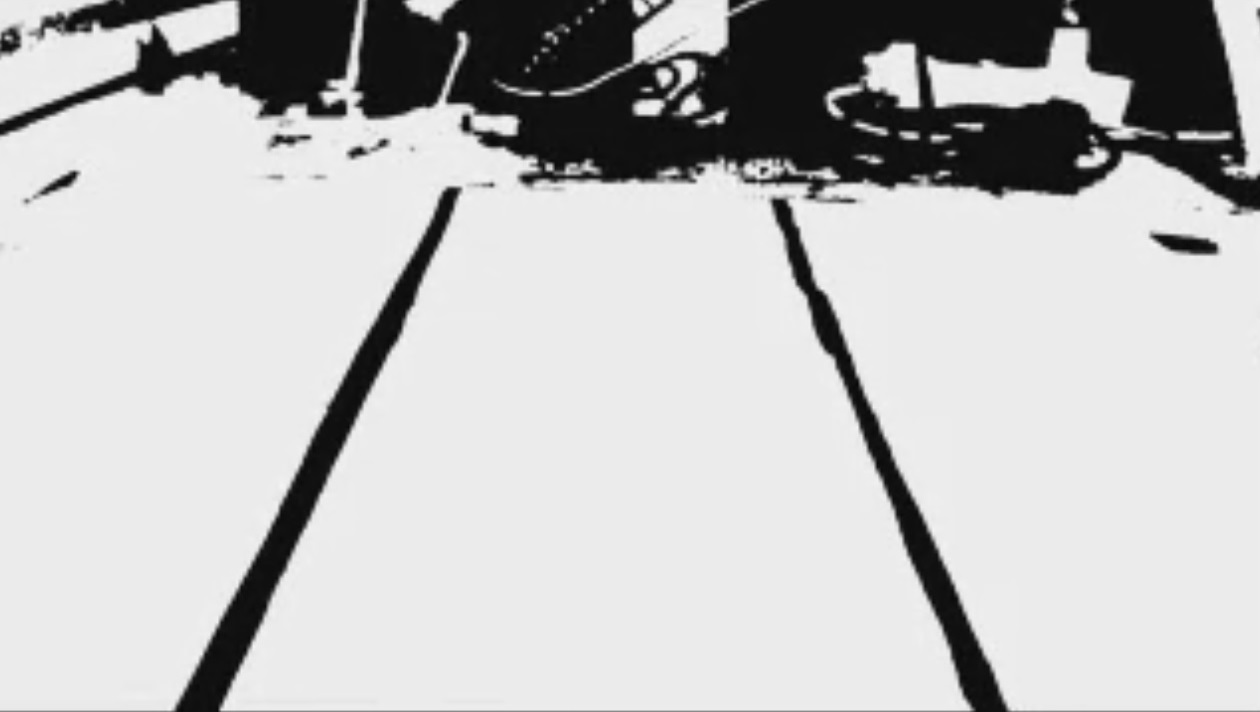
#> input picture pc/bb.jpg, 1260 x 712 px
$ python mainNew.py
#> lines starting #> are read from the running program, lines starting #| are printed output that depends on the picture
### pc/image_interpreter.py
import cv2
#import skvideo.io
import numpy as np
import time
class Image_Interpreter():
    def __init__(self,line_temp_left=None,line_temp_right=None,theMid=None,thePos=None,theAngle=None):
        self.line_temp_left=line_temp_left
        self.line_temp_right=line_temp_right
        self.theMid=theMid
        self.thePos=thePos
        self.theAngle=theAngle
        print("IN INIT METHOD")
    def average_slope_intercept(self,lines):
        """
        Find the slope and intercept of the left and right lanes of each image.
            Parameters:
                lines: The output lines from Hough Transform.
        """
        left_lines    = [] #(slope, intercept)
        left_weights  = [] #(length,)
        right_lines   = [] #(slope, intercept)
        right_weights = [] #(length,)

        for line in lines:
            for x1, y1, x2, y2 in line:
                if x1 == x2:    # when line has 90 degree angle with x axis
                    continue
                slope = (y2 - y1) / (x2 - x1)
                intercept = y1 - (slope * x1)
                length = np.sqrt(((y2 - y1) ** 2) + ((x2 - x1) ** 2))
                if slope < 0:
                    left_lines.append((slope, intercept))
                    left_weights.append((length))
                else:
                    right_lines.append((slope, intercept))
                    right_weights.append((length))
        left_lane  = np.dot(left_weights,  left_lines) / np.sum(left_weights)  if len(left_weights) > 0 else None
        right_lane = np.dot(right_weights, right_lines) / np.sum(right_weights) if len(right_weights) > 0 else None
        return left_lane, right_lane

    def pixel_points(self,y1, y2, line, eps=0.000001):
        """
        Converts the slope and intercept of each line into pixel points.
            Parameters:
                y1: y-value of the line's starting point.
                y2: y-value of the line's end point.
                line: The slope and intercept of the line.
        """
        if line is None:
            return None
        slope, intercept = line
        #if slope==0:
            #time.sleep(50)
        x1 = int((y1 - intercept)/(slope+eps))
        x2 = int((y2 - intercept)/(slope+eps))
        y1 = int(y1)
        y2 = int(y2)
        return ((x1, y1), (x2, y2))

    def lane_lines(self,image, lines):
        """
        Create full lenght lines from pixel points.
            Parameters:
                image: The input test image.
                lines: The output lines from Hough Transform.
        """
        #global line_temp_left
        #global line_temp_right
        left_lane, right_lane = self.average_slope_intercept(lines)
        y1 = image.shape[0]
        y2 = y1 * 0.4
        left_line  = self.pixel_points(y1, y2, left_lane)
        right_line = self.pixel_points(y1, y2, right_lane)
        if left_line is None:
            left_line = self.line_temp_left
        else:
            self.line_temp_left = left_line
        if right_line is None:
            right_line = self.line_temp_right
        else:
            self.line_temp_right = right_line

        return left_line, right_line

# [8 lines of commented-out code are left out]

    def draw_lane_lines(self,image, lines, color=[0, 0, 255], thickness=13):
        """
        Draw lines onto the input image.
            Parameters:
                image: The input test image.
                lines: The output lines from Hough Transform.
                color (Default = red): Line color.
                thickness (Default = 12): Line thickness.
        """
        line_image = np.zeros_like(image)
        for line in lines:
            if line is not None:
                if type(line) is not int:
                    cv2.line(line_image, *line,  color, thickness)
        return cv2.addWeighted(image, 1.0, line_image, 1.0, 0.0)

    def draw_middle_line(self,image, lines, color=[0, 255, 0], thickness=13):
        """
        Draw middle line between road lanes.
            Parameters:
                image: The input test image.
                lines: The output lines from Hough Transform.
                color (Default = red): Line color.
                thickness (Default = 12): Line thickness.
        """
        line_image = np.zeros_like(image)
        mid = ((0,0),(0,0))
        for line in lines:
            if line is not None:
                #b=beginning e=end  l1b=line1beginningpoints
                (line1,line2)=lines
                (l1b,l1e)=line1
                (l2b,l2e)=line2
                (midxb,midyb)=((l1b[0]+l2b[0])//2,(l1b[1]+l2b[1])//2)
                (midxe,midye)=((l1e[0]+l2e[0])//2,(l1e[1]+l2e[1])//2)
                mid=((midxb,midyb),(midxe,midye))

                cv2.line(line_image, *mid,  color, thickness)
        return cv2.addWeighted(image, 1.0, line_image, 1.0, 0.0), mid
        #return mid

    def draw_position_line(self,image, color=[255, 0, 0], thickness=13):
        """
        Draw a line in the middle of the camera's view to track the car's
        current positon.
            Parameters:
                image: The input test image.
                color: Line color.
                thickness: Line thickness.
        """
        position_image = np.zeros_like(image)
        img_rows = image.shape[0]
        img_columns = image.shape[1]
        position_line = ((int(img_columns*0.5), img_rows),(int(img_columns*0.5), int(img_rows*0.5)))

        cv2.line(position_image, *position_line, color, thickness)

        #return cv2.addWeighted(image, 1.0, position_image, 1.0, 0.0), position_line
        return position_line

    def find_angle(self, image, mid_line, pos_line, color=[255,255,255], thickness=5):
        """
        Calculates the angle between middle line and the position line.
        Prints the calculated angle on the frame.
            Parameters:
                image: The input test image.
                color: Text color
                thickness: Text thickness
        """
        angle_text = np.zeros_like(image)
        print("mid: ",mid_line,"pos: ",pos_line  )
# [11 lines of commented-out code are left out]
        mid_point = (int((mid_line[1][0]-(mid_line[1][0]-mid_line[0][0])//4)), int((mid_line[1][1]-(mid_line[1][1]-mid_line[0][1])//4)))

        # front point of the car, doesn't move
        pos_point=(pos_line[0][0]+10,pos_line[0][1]) # number added to fix offset
        tan_angle = ((pos_point[0]-mid_point[0])/(-1*(pos_point[1]-mid_point[1])))
        angle=np.arctan(tan_angle)
        angle = str(round(angle * 180 / np.pi,2))
        angleAsFloat=float(angle)
# [10 lines of commented-out code are left out]
        font = cv2.FONT_HERSHEY_SIMPLEX
        cv2.putText(angle_text, angle , (30,45), font, 1, color, thickness, cv2.LINE_AA)
        return cv2.addWeighted(image, 1.0, angle_text, 1.0, 0.0),angleAsFloat, mid_point, pos_point
    def interprete_img(self,cap):
#        car_cascade = cv2.CascadeClassifier('../train/cars.xml')
        # source image and copy of it
        src = cv2.cvtColor(cap, cv2.COLOR_RGB2RGBA)
        [rows, cols, chan] = src.shape[:3]
        # obtaining the grayscale version of src for HAAR Cascade
        # and setting paramaters as well as detecting cars with it
#        gray = cv2.cvtColor(cap, cv2.COLOR_BGR2GRAY)
#        cars = car_cascade.detectMultiScale(gray, scaleFactor=1.1,
#                                            minNeighbors=8, minSize=(25, 25))
        # Canny edge detection
        dst = cv2.Canny(cv2.blur(src,(3,3)), 225, 225, None, 3)

        # Defining a ROI
        mask = np.zeros(dst.shape, dtype=np.uint8)
        bottom_left = [cols*0, rows*1]
        bottom_right = [cols*1, rows*1]
        top_left = [cols*0.1, rows*0.4]
        top_right = [cols*0.9, rows*0.4]
        roi_corners = np.array([[bottom_left, top_left, top_right,
                                 bottom_right]], dtype=np.int32)
        channel_count = chan
        ignore_mask_color = (255,)*channel_count
        cv2.fillPoly(mask, roi_corners, ignore_mask_color)
        masked_image = cv2.bitwise_and(dst, mask)


        # Hough line transform to find the lines in edge image
        linesP = cv2.HoughLinesP(masked_image,
                                 1, np.pi / 180, 50, None, 15, 10)
        #print(linesP)
        result = src
#            mid_line=((326,360),(331,144))
#            pos_line=((320,360),(320,180))
#            angle=1
        if linesP is not None:
#            for i in range(0, len(linesP)):
#                l = linesP[i][0]
#                cv2.line(src, (l[0], l[1]), (l[2], l[3]), (0,0,255), 3, cv2.LINE_AA)
        # Averaging and extrapolating the lines
            result = self.draw_lane_lines(src, self.lane_lines(src, linesP))
            result, mid_line=self.draw_middle_line(result,self.lane_lines(src, linesP))
            #mid_line=self.draw_middle_line(result,self.lane_lines(src, linesP))
            #result, pos_line=self.draw_position_line(result)
            pos_line=self.draw_position_line(result)
            result, angle,mid_point, pos_point = self.find_angle(result, mid_line, pos_line)

            #print("mid: ",mid_line," Pos: ",pos_line," Angle: ",angle)
            self.theMid=mid_point
            self.thePos=pos_point
            self.theAngle=angle
        # Drawing rectangle on cars which were found by HAAR Cascade
#        for (x, y, w, h) in cars:
#            cv2.rectangle(dst, (x, y), (x+w, y+h), (255, 0, 0), 2)
            #result=cv2.line(result, pos_point, mid_point,[255, 0, 0] , thickness=5)
            cv2.line(result,pos_point,mid_point,[255, 0, 0] , thickness=10)
        # Showing the result
        cv2.imshow('frame', result)
        #cv2.imshow('frame', masked_image)
        return  self.theMid, self.thePos, self.theAngle
        # Setting the result video frame break conditions

### pc/mainNew.py
from image_interpreter import Image_Interpreter
import cv2
import time
imi = Image_Interpreter()


mid,pos,angle=imi.interprete_img(cv2.imread('bb.jpg'))
#> in interprete_img, cap is the input picture: shape (712, 1260, 3); min 5, max 250, mean 191.8
#> in interprete_img, `dst = cv2.Canny(cv2.blur(src,(3,3)), 225, 225, None, 3)`:
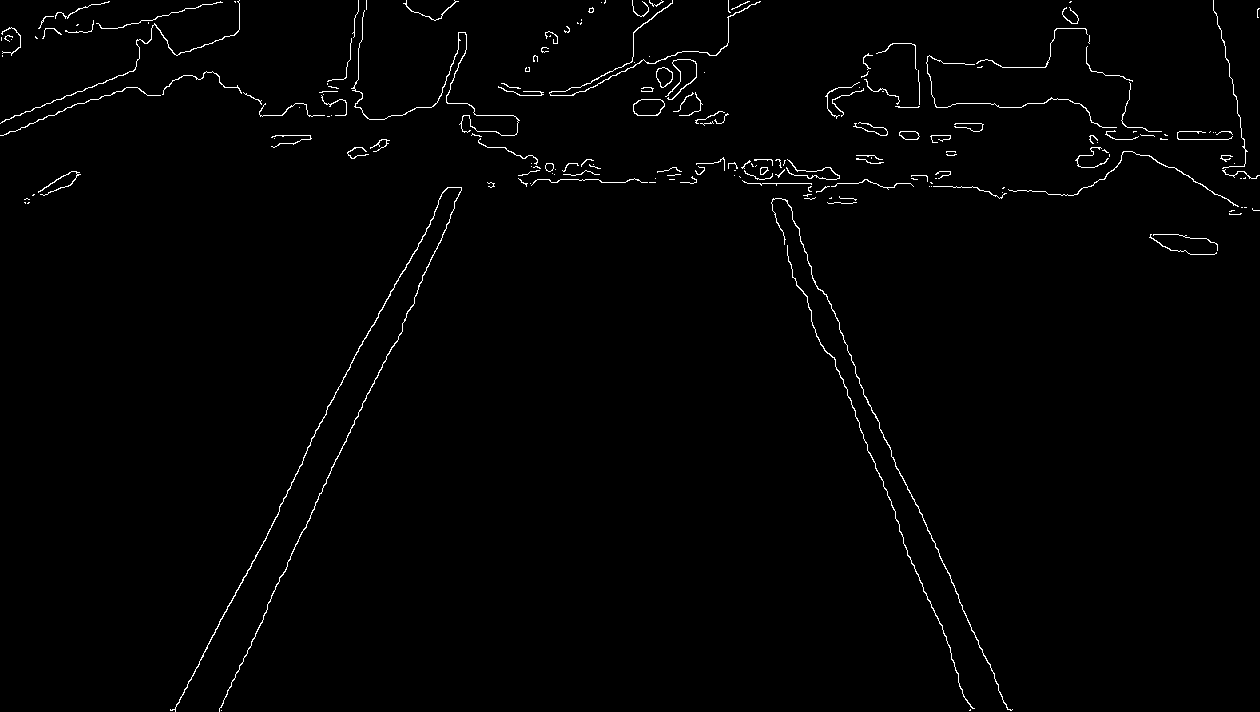
#> dst: shape (712, 1260); 1.2% white in thin lines or dots
#> in interprete_img, `linesP = cv2.HoughLinesP(masked_image, 1, np.pi / 180, 50, None, 15, 10)`: linesP = 26 rows, first 6: [304, 529, 330, 473], [402, 324, 417, 292], [263, 616, 367, 393], [951, 582, 986, 660], [175, 710, 243, 577], [303, 457, 364, 338]
#> the loop in average_slope_intercept, `for line in lines:` made 26 passes
#> after the loop in average_slope_intercept, `for line in lines:`: left_lines = [(-2.15, 1183.8), (-2.13, 1181.6), (-2.14, 1179.9), (-1.96, 1052.3), (-1.95, 1048.1), (-1.92, 1046.2), (-1.95, 1052.2), (-2.15, 1108.8), (-2.1, 1164.4), (-2.08, 1165.2), (-1.8, 996.9), (-2, 1130)]; left_weights = [61.74, 35.34, 246.1, 149.4, 133.7, 56.36, 46.07, 97.08, 97.51, 110.9, 84.6, 51.43]; right_lines = [(2.23, -1537.4), (2.19, -1504.3), (2.64, -1848.4), (2.25, -1560.5), (2.5, -1723.5), (2.23, -1536.6), (2.5, -1716.5), (2.07, -1386.1), (2.38, -1611.2), (2.94, -2144.8), (2.36, -1650.5), (2.62, -1821.2), (2.57, -1824.9), (2.44, -1677.8)]; right_weights = [85.49, 86.82, 79.12, 49.24, 140, 97.58, 21.54, 105.6, 54.23, 55.97, 28.23, 36.4, 126.6, 71.31]
#> in average_slope_intercept, `left_lane  = np.dot(left_weights,  left_lines) / np.sum(left_weights) ..`: left_lane = [-2.04, 1113.3]
#> in average_slope_intercept, `right_lane = np.dot(right_weights, right_lines) / np.sum(right_weights..`: right_lane = [2.4, -1667.1]
#> in lane_lines, `left_lane, right_lane = self.average_slope_intercept(lines)`: left_lane = [-2.04, 1113.3]; right_lane = [2.4, -1667.1]
#> in pixel_points, `slope, intercept = line`: slope = -2.04; intercept = 1113.3
#> in pixel_points, `x1 = int((y1 - intercept)/(slope+eps))`: x1 = 196
#> in pixel_points, `x2 = int((y2 - intercept)/(slope+eps))`: x2 = 406
#> in lane_lines, `left_line  = self.pixel_points(y1, y2, left_lane)`: left_line = ((196, 712), (406, 284))
#> in lane_lines, `right_line = self.pixel_points(y1, y2, right_lane)`: right_line = ((989, 712), (812, 284))
#> in lane_lines, `self.line_temp_left = left_line`: self.line_temp_left = ((196, 712), (406, 284))
#> in lane_lines, `self.line_temp_right = right_line`: self.line_temp_right = ((989, 712), (812, 284))
#> the loop in draw_lane_lines, `for line in lines:` made 2 passes
#> line on passes 1 to 2: ((196, 712), (406, 284)), ((989, 712), (812, 284))
#> after the loop in draw_lane_lines, `for line in lines:`:
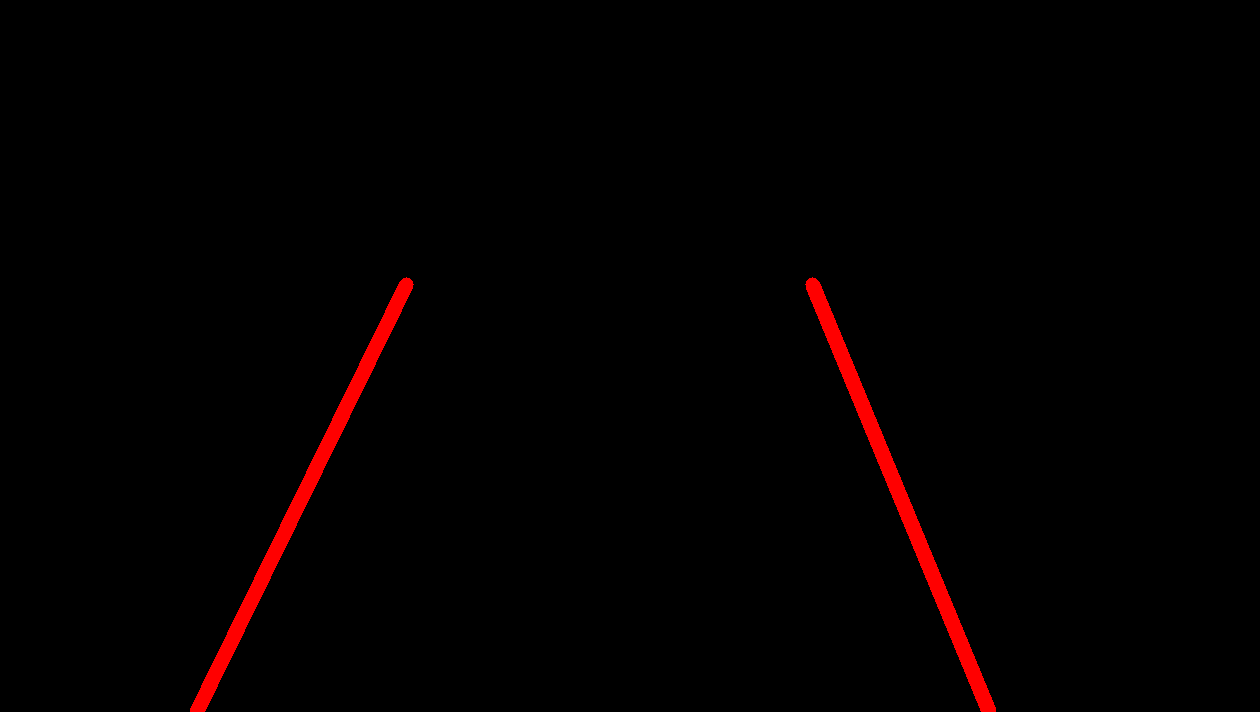
#> line_image: shape (712, 1260, 4); mean B, G, R, A 0, 0, 4, 0
#> the loop in average_slope_intercept (call 2), `for line in lines:` made 26 passes
#> the loop in draw_middle_line, `for line in lines:` made 2 passes
#> (l1b, l1e, l2b, l2e, midxb, midyb, midxe, midye) on passes 1 to 2: ((196, 712), (406, 284), (989, 712), (812, 284), 592, 712, 609, 284), ((196, 712), (406, 284), (989, 712), (812, 284), 592, 712, 609, 284)
#> after the loop in draw_middle_line, `for line in lines:`:
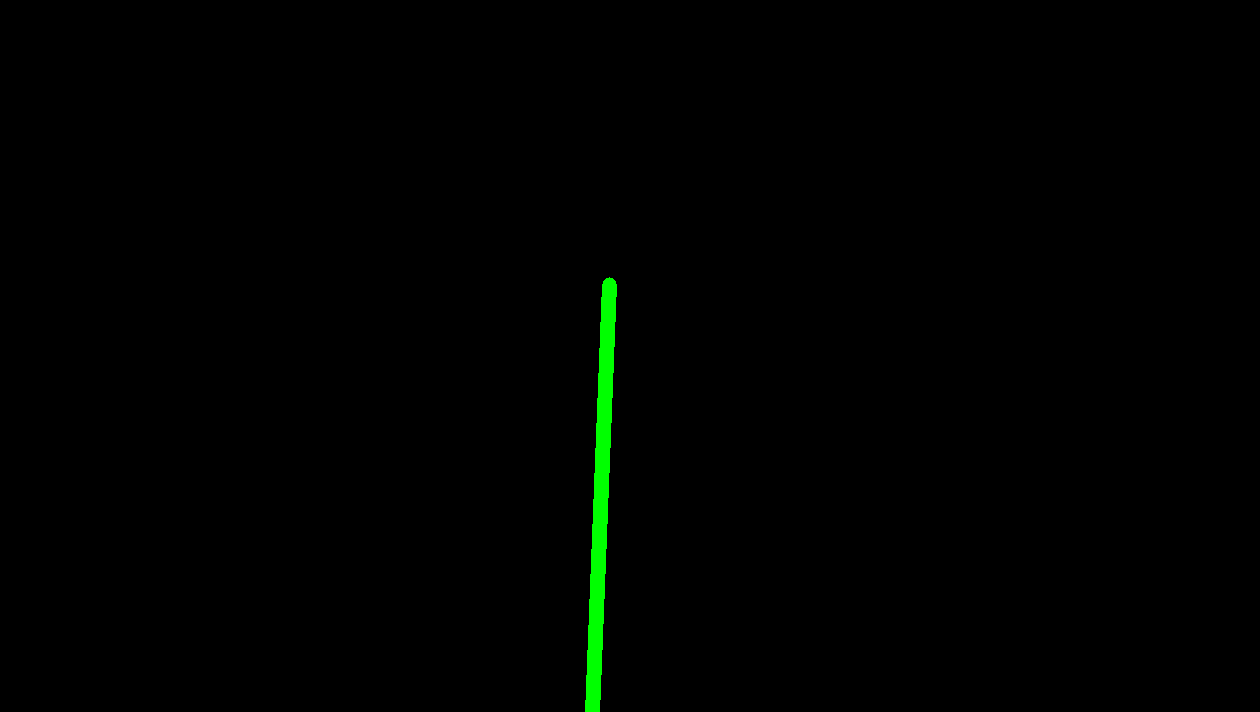
#> line_image: shape (712, 1260, 4); mean B, G, R, A 0, 1.8, 0, 0
#> in interprete_img, `result, mid_line=self.draw_middle_line(result,self.lane_lines(src, lin..`: mid_line = ((592, 712), (609, 284))
#> in interprete_img, `pos_line=self.draw_position_line(result)`: pos_line = ((630, 712), (630, 356))
#| mid:  ((592, 712), (609, 284)) pos:  ((630, 712), (630, 356))
#> in find_angle, `mid_point = (int((mid_line[1][0]-(mid_line[1][0]-mid_line[0][0])//4)),..`: mid_point = (605, 391)
#> in find_angle, `pos_point=(pos_line[0][0]+10,pos_line[0][1])`: pos_point = (640, 712)
#> in find_angle, `tan_angle = ((pos_point[0]-mid_point[0])/(-1*(pos_point[1]-mid_point[1..`: tan_angle = -0.109
#> in find_angle, `angle = str(round(angle * 180 / np.pi,2))`: angle = '-6.22'
#> in find_angle, `angleAsFloat=float(angle)`: angleAsFloat = -6.22
#> in find_angle, `font = cv2.FONT_HERSHEY_SIMPLEX`: font = 0
#> in interprete_img, `result, angle,mid_point, pos_point = self.find_angle(result, mid_line,..`: angle = -6.22; mid_point = (605, 391); pos_point = (640, 712)
#> in interprete_img, `self.theMid=mid_point`: self.theMid = (605, 391)
#> in interprete_img, `self.thePos=pos_point`: self.thePos = (640, 712)
#> in interprete_img, `self.theAngle=angle`: self.theAngle = -6.22
#> in interprete_img, `cv2.line(result,pos_point,mid_point,[255, 0, 0] , thickness=10)`:
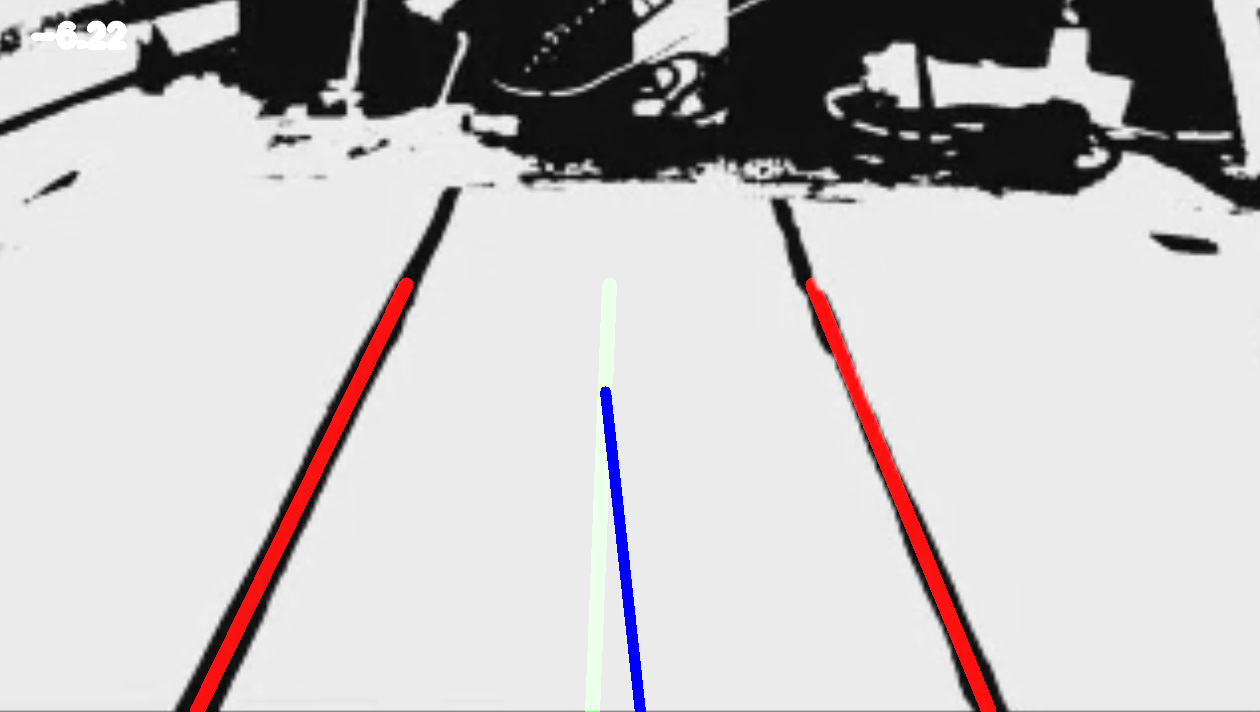
#> result: shape (712, 1260, 4); mean B, G, R, A 192, 191.1, 194.7, 254
#> mid = (605, 391); pos = (640, 712); angle = -6.22
print(mid," ",pos," ",angle)
#| (605, 391)   (640, 712)   -6.22
#imi.interprete_img()
#print(imi.theAngle)
